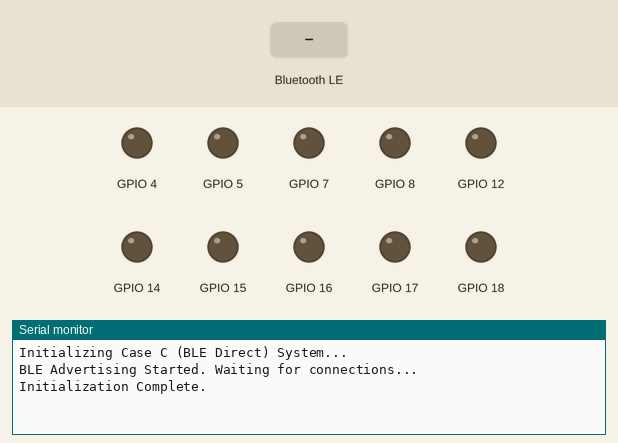
The sketch below on a simulated ESP32. On the bench: output pins drawn as LEDs (lit = HIGH), the last lines printed to the serial monitor. The test bench sets the inputs (shaded band). Nothing arrives over Bluetooth unless stated; a phone connects over Bluetooth LE 3 s after start.

Above: at 2.2 s.
2.3 s: Bluetooth LE write "1" received
At 2.8 s:
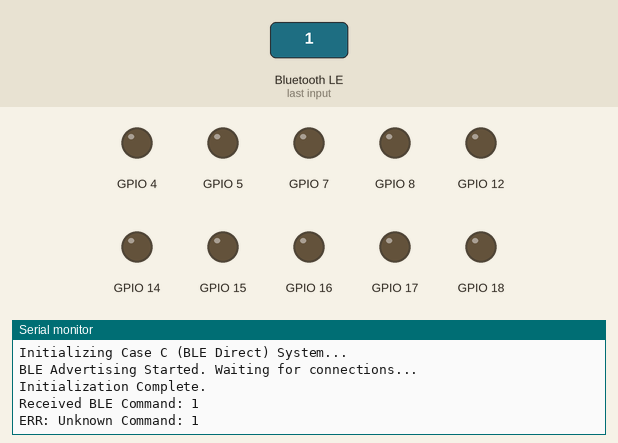
At 4.7 s:
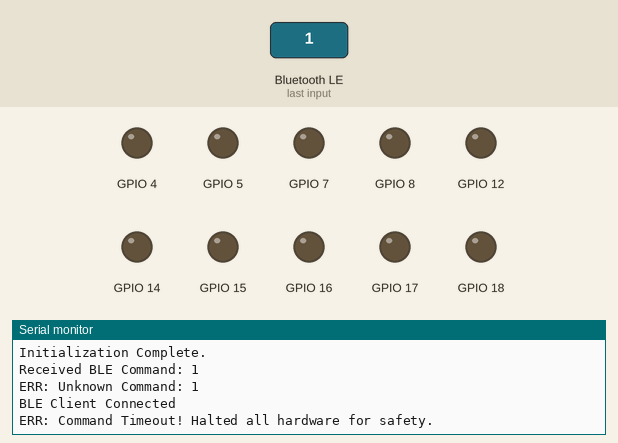

The sketch:

case_c.ino
```cpp
/*
 * Case C Firmware for Robotics Project
 * Direct control from Laptop to ESP32 via Bluetooth Low Energy (BLE)
 *
 * Required Libraries:
 * - NimBLE-Arduino (https://github.com/h2zero/NimBLE-Arduino)
 */

#include <Arduino.h>
#include <NimBLEDevice.h>
#include "../shared/HardwareConfig.h"
#include "../shared/Motors.h"
#include "../shared/Pump.h"
#include "../shared/CommandParser.h"

// BLE Configuration
static const char* DEVICE_NAME = "NeuroBot";
static const char* SERVICE_UUID = "3d0cf6a3-5f45-43b5-9d5b-5baf86d8a7b1";
static const char* COMMAND_CHAR_UUID = "d5f8a0cd-ec8a-4e48-b60d-3277a0afbd45";
static const char* STATUS_CHAR_UUID = "4d869ab8-f78c-4e9f-aee5-73452e0a5e3d";

static NimBLEServer* pServer = nullptr;
static NimBLECharacteristic* pCommandChar = nullptr;
static NimBLECharacteristic* pStatusChar = nullptr;

class ServerCallbacks : public NimBLEServerCallbacks {
    void onConnect(NimBLEServer* pServer, NimBLEConnInfo& connInfo) override {
        Serial.println("BLE Client Connected");
        NimBLEDevice::startAdvertising(); // Allow multiple connections or just continue advertising
    }

    void onDisconnect(NimBLEServer* pServer, NimBLEConnInfo& connInfo, int reason) override {
        Serial.println("BLE Client Disconnected");
        // Stop motors when disconnected for safety
        stopMotors();
        pumpOff(1);
        pumpOff(2);
        // Restart advertising
        NimBLEDevice::startAdvertising();
        Serial.println("Restarted Advertising");
    }
};

class CommandCallbacks : public NimBLECharacteristicCallbacks {
    void onWrite(NimBLECharacteristic* pCharacteristic, NimBLEConnInfo& connInfo) override {
        std::string rxValue = pCharacteristic->getValue();
        if (rxValue.length() > 0) {
            String command = String(rxValue.c_str());
            command.trim(); // Remove any stray whitespace or newlines

            Serial.print("Received BLE Command: ");
            Serial.println(command);

            // Process the command using the unchanged CommandParser
            processCommand(command);

            // Send ACK back to Python via status characteristic
            String ackMsg = "ACK:" + command;
            if (pStatusChar) {
                pStatusChar->setValue(ackMsg.c_str());
                pStatusChar->notify();
            }
        }
    }
};

void setup() {
    Serial.begin(SERIAL_BAUD_RATE);
    delay(1000);
    Serial.println("Initializing Case C (BLE Direct) System...");

    // Initialize hardware
    setupMotors();
    setupPump();
    stopMotors();
    pumpOff(1);
    pumpOff(2);

    // Initialize BLE
    NimBLEDevice::init(DEVICE_NAME);
    NimBLEDevice::setPower(ESP_PWR_LVL_P9); // Maximum power

    pServer = NimBLEDevice::createServer();
    pServer->setCallbacks(new ServerCallbacks());

    NimBLEService* pService = pServer->createService(SERVICE_UUID);

    pCommandChar = pService->createCharacteristic(
        COMMAND_CHAR_UUID,
        NIMBLE_PROPERTY::WRITE | NIMBLE_PROPERTY::WRITE_NR
    );
    pCommandChar->setCallbacks(new CommandCallbacks());

    pStatusChar = pService->createCharacteristic(
        STATUS_CHAR_UUID,
        NIMBLE_PROPERTY::NOTIFY | NIMBLE_PROPERTY::READ
    );
    pStatusChar->setValue("READY");

    pService->start();

    NimBLEAdvertising* pAdvertising = NimBLEDevice::getAdvertising();
    pAdvertising->addServiceUUID(SERVICE_UUID);
    pAdvertising->enableScanResponse(true);
    pAdvertising->setName(DEVICE_NAME);
    pAdvertising->start();

    Serial.println("BLE Advertising Started. Waiting for connections...");
    Serial.println("Initialization Complete.");
}

void loop() {
    checkCommandTimeout();
    // BLE is handled asynchronously via NimBLE callbacks.
    // Periodic status updates could be sent here (e.g., battery).
    delay(10);
}
```

Measured:
- after the input at 2.3 s, the serial monitor: prints a new line at once (image 1)
